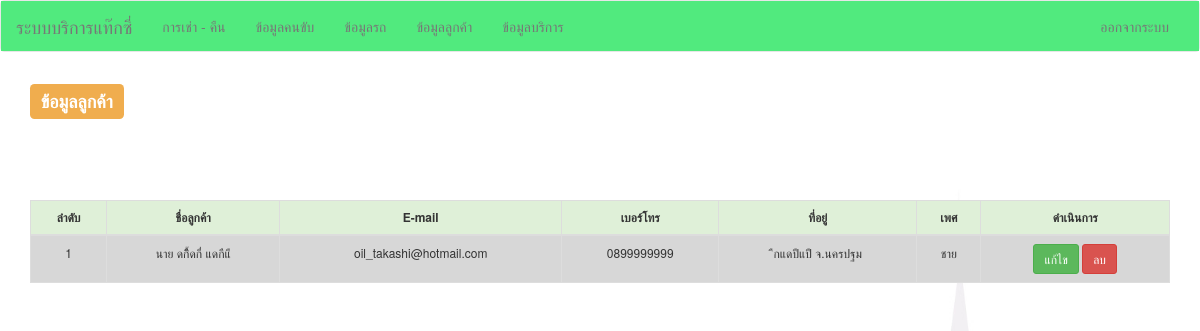
The page /index.php?viewName=memberList (signed in) on the database its author committed.
### tables this page shows
CREATE TABLE `member` (
  `memberID` int(11) NOT NULL,
  `name` varchar(256) NOT NULL,
  `gender` enum('ชาย','หญิง') NOT NULL,
  `address` varchar(512) NOT NULL,
  `email` varchar(50) NOT NULL,
  `phone` varchar(20) NOT NULL,
  `user_ref` int(11) NOT NULL
);

### model/member.php (called while the page is built, shortened)
<?php
class Member {
    public function read($condition = " 1=1") {
         $this->sql = "SELECT * FROM member WHERE $condition ";
        $query = mysql_query($this->sql);
        if ($query) {
            $result = array();
            while ($row = mysql_fetch_array($query, MYSQL_ASSOC)) {
                $result[] = $row;
            }
            return $result;
        } else {
            return false;
        }
    }
}

### views/memberList.php (the view, shortened to what this page needs)
<?php
include "./model/member.php";
$obj = new Member();
$rows = $obj->read();
?>
<div class="container">
    <h3><label class="label label-warning">ข้อมูลลูกค้า</label></h3>
    <br /><br>
    <div class="col-md-12 pull-right">
    </div>
    <br /><br>
    <div class="table-responsive">
        <table class="table table-bordered table-hover" style="font-size:12px;">
            <thead>
                <tr class="success">
                    <th class="text-center">ลำดับ</th>
                    <th class="text-center">ชื่อลูกค้า</th>
                    <th class="text-center">E-mail</th>
                    <th class="text-center">เบอร์โทร</th>
                    <th class="text-center">ที่อยู่</th>
                    <th class="text-center">เพศ</th>
                    <th class="text-center">ดำเนินการ</th>
                </tr>
            </thead>
            <tbody>
                <?php
                if ($rows != false) {
                    $count = 1;
                    foreach ($rows as $row) {
                        ?>
                        <tr>
                            <td class="text-center"><?= $count++; ?></td>
                            <td class="text-center"><?= $row["name"] ?></td>
                            <td class="text-center"><?= $row["email"] ?></td>
                            <td class="text-center"><?= $row["phone"] ?></td>
                            <td class="text-center"><?= $row["address"] ?></td>
                            <td class="text-center"><?= $row["gender"] ?></td>
                            <td class="text-center">
                                <a href="index.php?viewName=editMember&user_ref=<?= $row["user_ref"] ?>" class="btn btn-sm btn-success">
				   แก้ไข
                                </a>
                                <a onclick="return confirm('ยืนยันการลบลูกค้า')" href="deleteMember.php?user_ref=<?= $row["user_ref"] ?>" class="btn btn-sm btn-danger">
                                    ลบ
                                </a>
                            </td>
                        </tr>
                        <?php
                    }
                }
                ?>
            </tbody>
        </table>
    </div>
</div>

### css/site.css (style rules this page uses)
body { background: url('../images/bg0004.jpg')no-repeat center center fixed; -webkit-background-size: cover; -moz-background-size: cover; -o-background-size: cover; background-size: cover; }
tr:nth-child(odd) { background-color: #D7D7D7; }

### rows shown on the page
member: name "นาย ดกืิ้ดกื่ แดกืแื", email "oil_takashi@hotmail.com", phone "0899999999", address "ืกแดปืแปื จ.นครปฐม", gender "ชาย"
